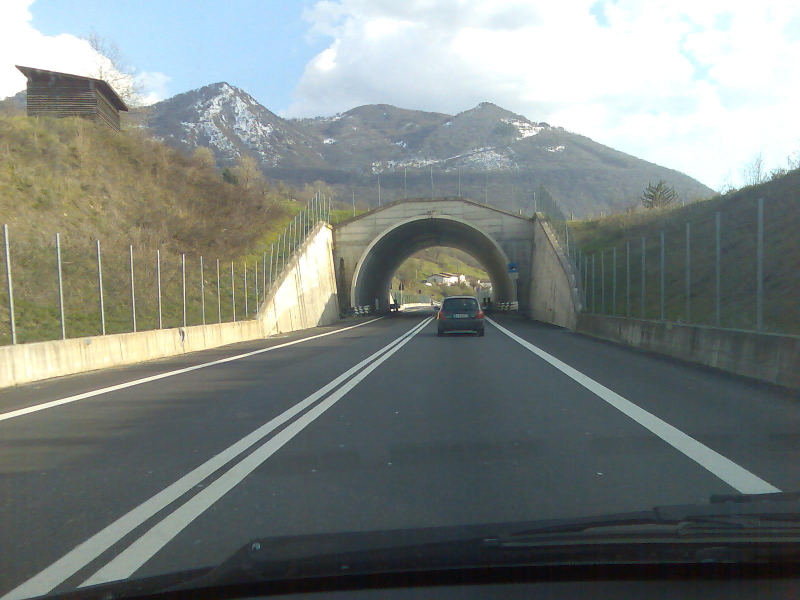
#> input picture homework_4/resources/dashcam.jpg, 1600 x 1200 px (shown at 1/2 size)
$ python main.py
#> lines starting #> are read from the running program, lines starting #| are printed output that depends on the picture; after the words box and inside, x2 and y2 are one past the last pixel; in counts of white or black regions, pixels touching at a corner belong together
import cv2
import math
import matplotlib
import numpy as np
from matplotlib import pyplot as plt
from sklearn.cluster import KMeans

matplotlib.use('TkAgg')
plt.rcParams['figure.figsize'] = [10, 5]


def show_img(img, cmap = None):
    plt.imshow(img, cmap = cmap)
    plt.show()


def show_two_imgs(img1, img2, cmap = None):
    plt.subplot(121), plt.imshow(img1, cmap = cmap)
    plt.subplot(122), plt.imshow(img2, cmap = cmap)
    plt.show()


def draw_lines(lines, out):
    for line in lines:
        # get offset and angle for line
        rho = line[0]
        theta = line[1]
        # do some math
        a = math.cos(theta)
        b = math.sin(theta)
        x0 = a * rho
        y0 = b * rho
        # get X, Y coordinates for two dots of line
        pt1 = (int(x0 + 1000 * (-b)), int(y0 + 1000 * a))
        pt2 = (int(x0 - 1000 * (-b)), int(y0 - 1000 * a))
        # draw line
        cv2.line(out, pt1, pt2, 255, 1, cv2.LINE_AA)


img = cv2.imread('resources/dashcam.jpg')
#> img is the input picture: shape (1200, 1600, 3); mean B, G, R 127.8, 131.2, 124.1
img = cv2.cvtColor(img, cv2.COLOR_BGR2RGB)
img = cv2.resize(img, None, fx = 0.5, fy = 0.5)
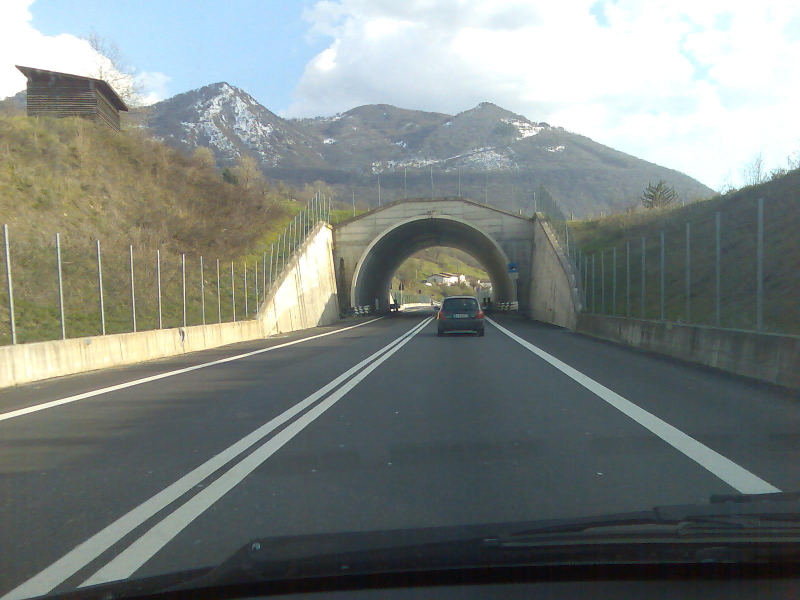
#> img: shape (600, 800, 3); mean R, G, B 124.3, 131.3, 127.9
gray = cv2.cvtColor(img, cv2.COLOR_RGB2GRAY)
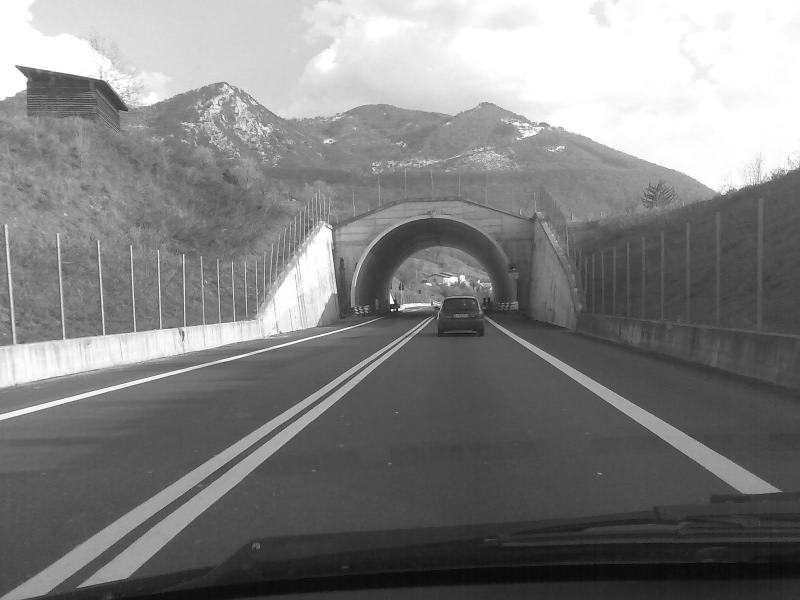
#> gray: shape (600, 800); min 5, max 255, mean 128.8

show_img(gray, 'gray')

# create edge map
edges = cv2.Canny(gray, threshold1 = 100, threshold2 = 400)
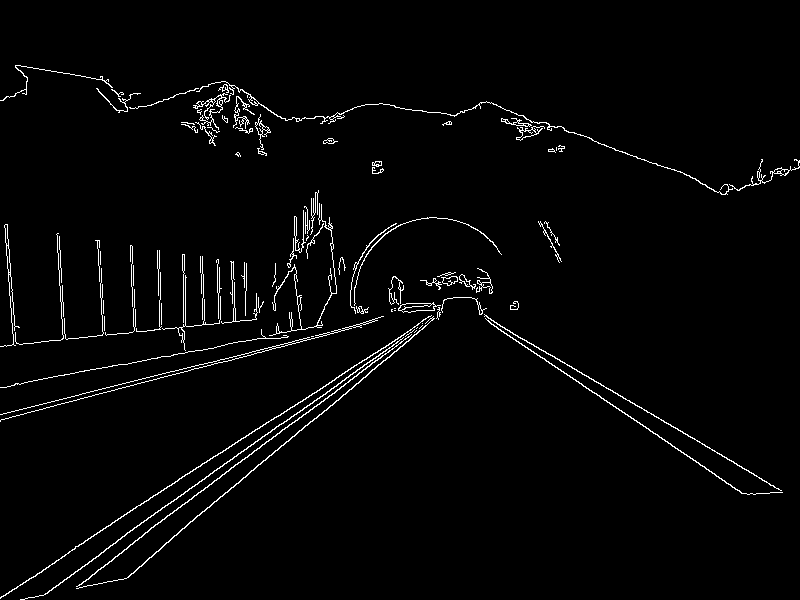
#> edges: shape (600, 800); 2.3% white in thin lines or dots, all inside (x1, y1, x2, y2) = (0, 65, 800, 600)
show_two_imgs(gray, edges, 'gray')
#> in show_two_imgs, `plt.show()`:
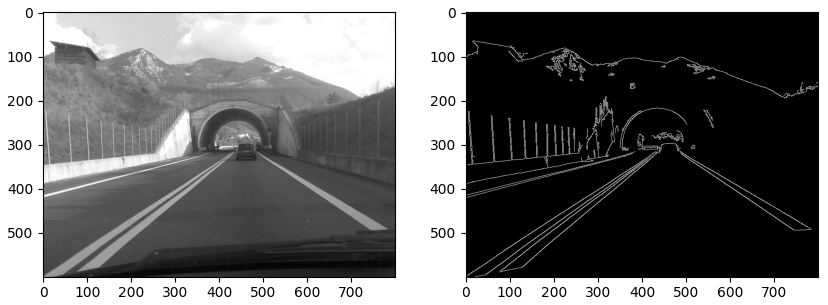
#> figure drawn by matplotlib, 2 panels

# remove everything above horizon
edges[0:350] = 0
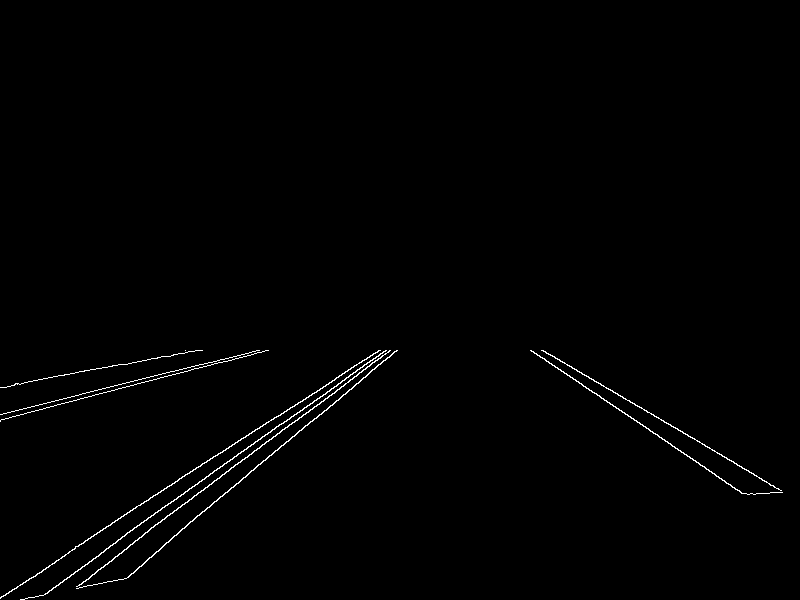
#> edges: shape (600, 800); 0.8% white in thin lines or dots, all inside (x1, y1, x2, y2) = (0, 350, 783, 600)
show_two_imgs(gray, edges, 'gray')

# find lines
lines = cv2.HoughLines(edges, rho = 2, theta = 2 * np.pi / 180, threshold = 200)
#> lines = [[522, 0.873], [506, 0.942], [510, 0.908], [496, 0.977], [-6, 2.16], [402, 1.33], [514, 0.942], [500, 1.01], [32, 2.09]]
# get rid of one dimension
lines = lines[:, 0, :]

# draw found lines
result = np.zeros_like(edges)
draw_lines(lines, result)
#> the loop in draw_lines, `for line in lines:` made 9 passes
#> (rho, theta, a, b, x0, y0, pt1, pt2) on passes 1 to 9: (522, 0.873, 0.643, 0.766, 335.5, 399.9, (-430, 1042), (1101, -242)), (506, 0.942, 0.588, 0.809, 297.4, 409.4, (-511, 997), (1106, -178)), (510, 0.908, 0.616, 0.788, 314, 401.9, (-474, 1017), (1101, -213)), (496, 0.977, 0.559, 0.829, 277.4, 411.2, (-551, 970), (1106, -147)), (-6, 2.16, -0.559, 0.829, 3.36, -4.97, (-825, -564), (832, 554)), (402, 1.33, 0.242, 0.97, 97.25, 390.1, (-873, 631), (1067, 148)), (514, 0.942, 0.588, 0.809, 302.1, 415.8, (-506, 1003), (1111, -171)), (500, 1.01, 0.53, 0.848, 265, 424, (-583, 953), (1113, -105)), (32, 2.09, -0.5, 0.866, -16, 27.71, (-882, -472), (850, 527))
#> after the loop in draw_lines, `for line in lines:`:
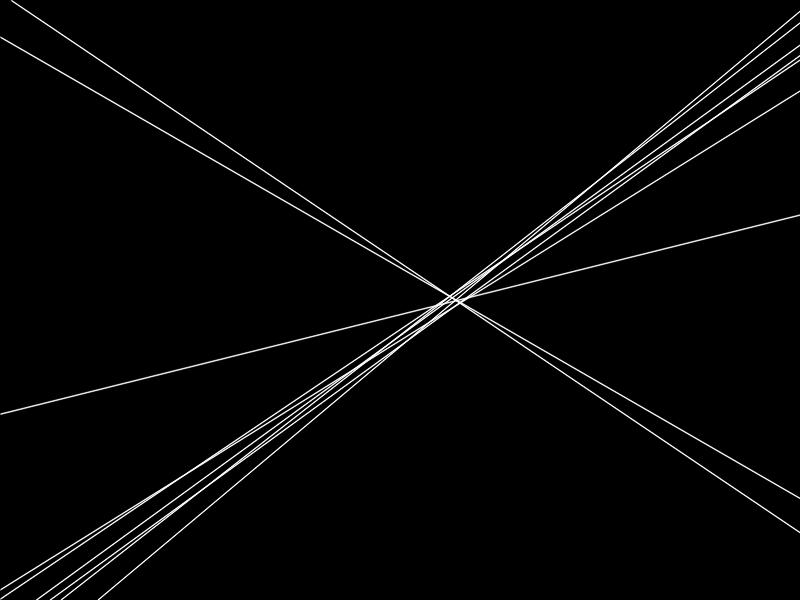
#> out: shape (600, 800); min 0, max 255, mean 5.4
show_two_imgs(edges, result, 'gray')

# filter out lines that are approximately horizontal (+/- 20 degrees)
# horizontal lines correspond to theta = 90 degrees
horizontal = (70 * np.pi / 180, 110 * np.pi / 180)
filtered_lines = []
for line in lines:
    theta = line[1]
    if theta < horizontal[0] or theta > horizontal[1]:
        filtered_lines.append(line)
#> this loop made 9 passes
#> (line, theta) on passes 1 to 9: ([522, 0.873], 0.873), ([506, 0.942], 0.942), ([510, 0.908], 0.908), ([496, 0.977], 0.977), ([-6, 2.16], 2.16), ([402, 1.33], 1.33), ([514, 0.942], 0.942), ([500, 1.01], 1.01), ([32, 2.09], 2.09)
#> after the loop, filtered_lines = [[522, 0.873], [506, 0.942], [510, 0.908], [496, 0.977], [-6, 2.16], [514, 0.942], [500, 1.01], [32, 2.09]]

result = np.zeros_like(edges)
draw_lines(filtered_lines, result)
#> the loop in draw_lines (call 2), `for line in lines:` made 8 passes
show_two_imgs(edges, result, 'gray')

# apply k-means clustering to group the detected lines
kmeans = KMeans(n_clusters = 4).fit(filtered_lines)
kmeans_lines = kmeans.cluster_centers_
#> kmeans_lines = [[-6, 2.16], [515.3, 0.908], [32, 2.09], [500.7, 0.977]]
result = np.zeros_like(edges)
draw_lines(kmeans_lines, result)
#> the loop in draw_lines (call 3), `for line in lines:` made 4 passes
#> (rho, theta, a, b, x0, y0, pt1, pt2) on passes 1 to 4: (-6, 2.16, -0.559, 0.829, 3.36, -4.97, (-825, -564), (832, 554)), (515.3, 0.908, 0.616, 0.788, 317.3, 406.1, (-470, 1021), (1105, -209)), (32, 2.09, -0.5, 0.866, -16, 27.71, (-882, -472), (850, 527)), (500.7, 0.977, 0.559, 0.829, 280, 415.1, (-549, 974), (1109, -144))
#> after the loop in draw_lines (call 3), `for line in lines:`:
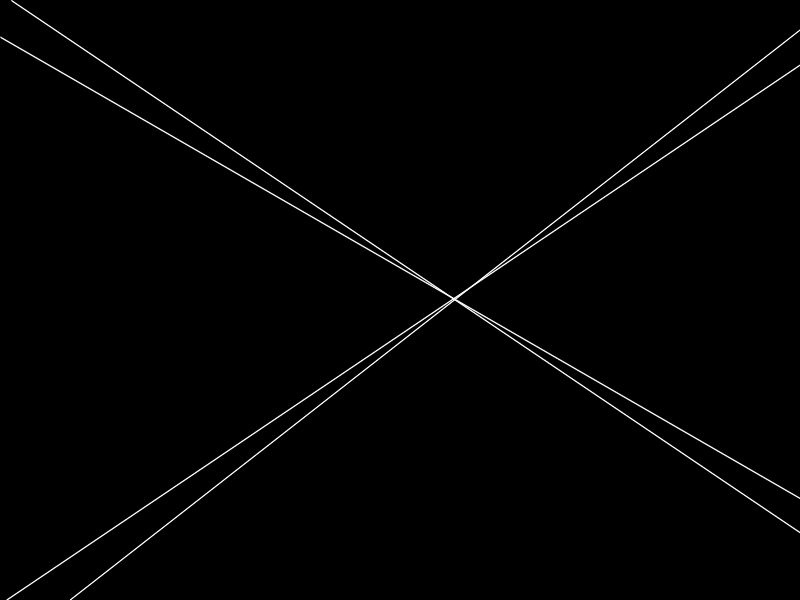
#> out: shape (600, 800); min 0, max 255, mean 2.5
show_two_imgs(edges, result, 'gray')

# Answers:
# - maybe that lines are infinite and go above the 'horizon' crossing in the middle
# - definitely, because small steps of 'rho' and 'theta' allow us to detect more lines in the image,
#   and with low resolution we could simply miss some important lines
# - threshold is also very important, because it allows us to filter out lines created by small edges and noise,
#   reduce the number of lines, and get only lines which are closest to main edges
